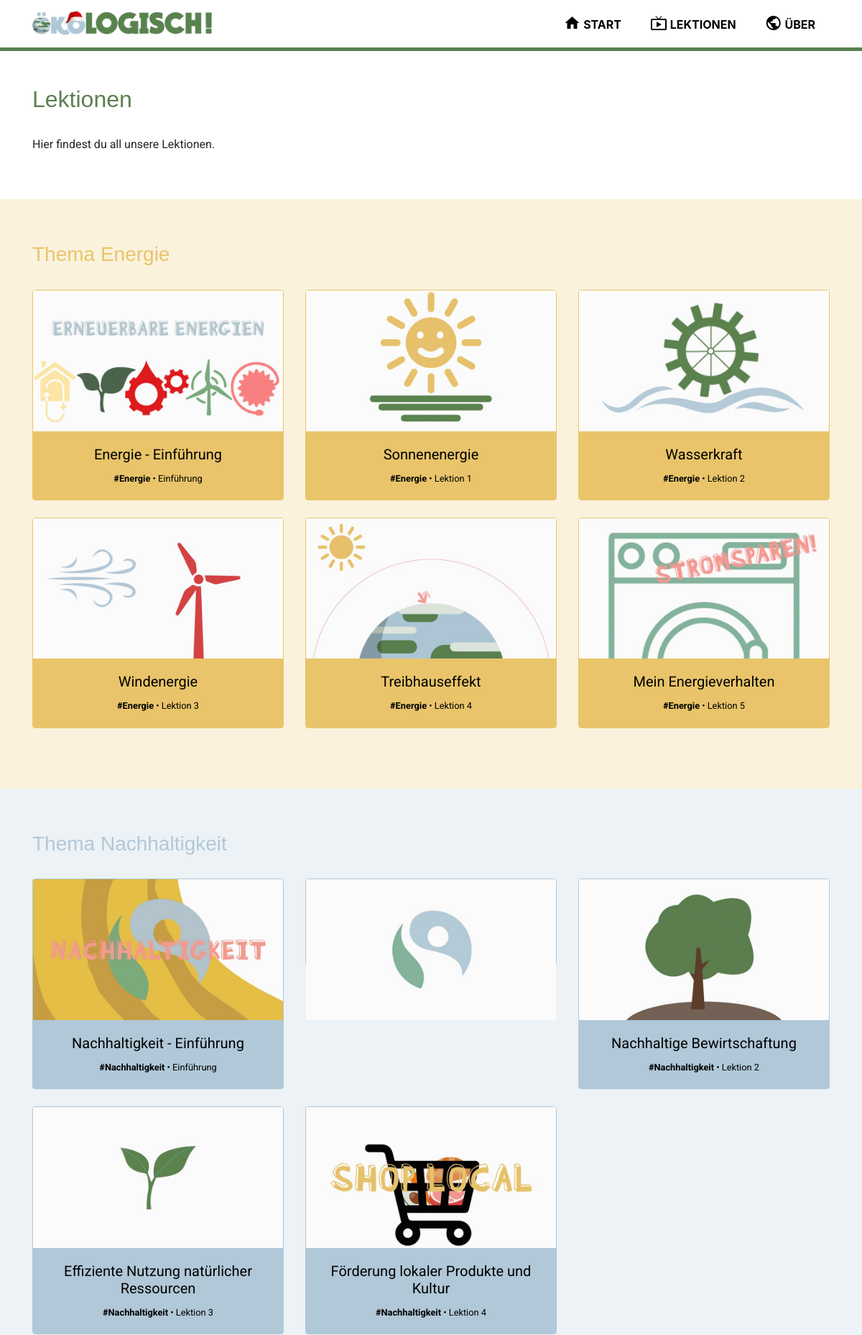
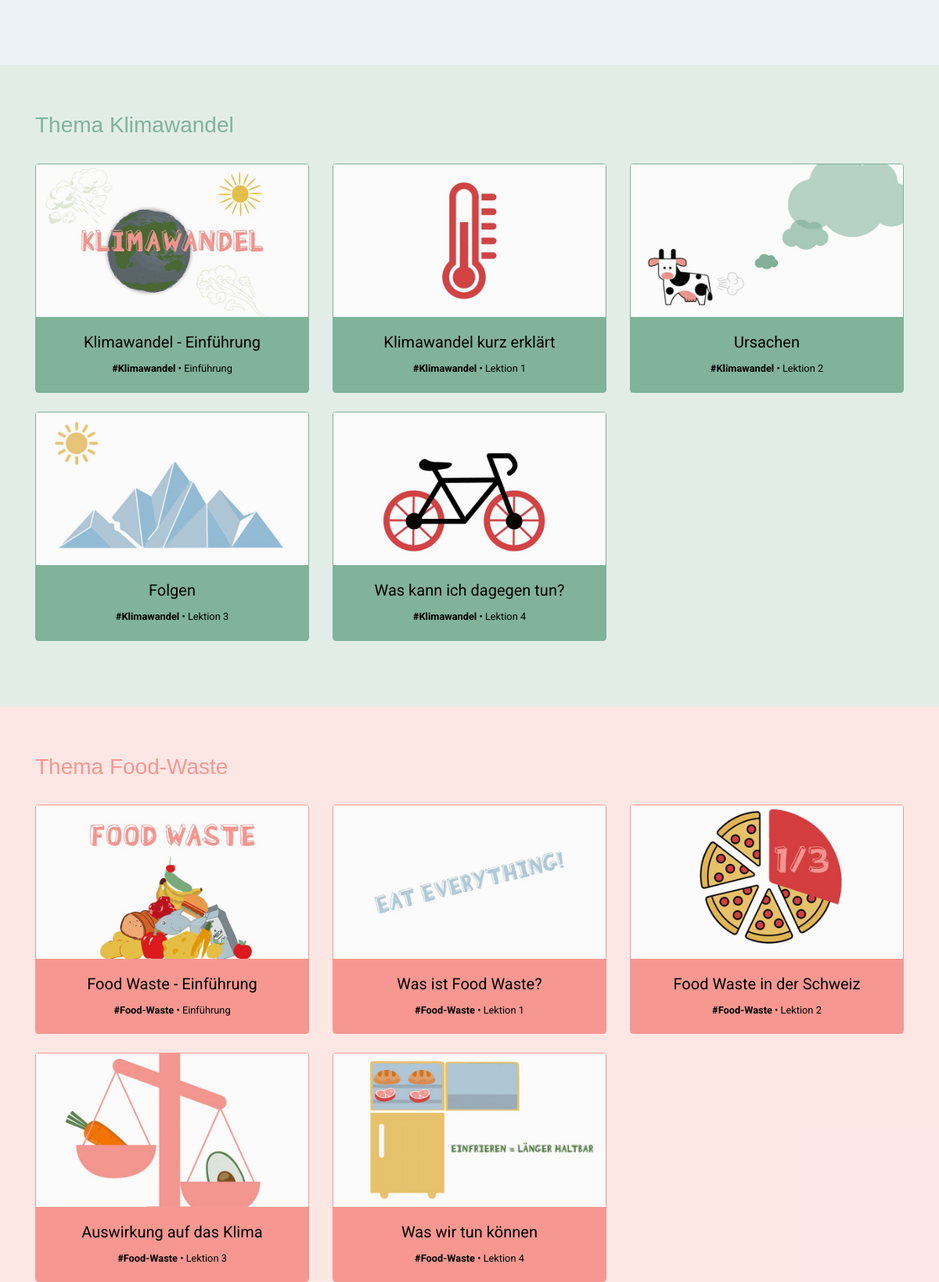
Page /lessons.php (upper part) on the committed database (2 pictures, top to bottom).
### tables this page shows
CREATE TABLE `tbl_lesson` (
  `id` int(11) NOT NULL,
  `category_id` int(11) NOT NULL,
  `title` varchar(255) NOT NULL,
  `text` text NOT NULL,
  `img_url` text NOT NULL,
  `gif_url` varchar(255) NOT NULL,
  `gif_url_static` varchar(255) NOT NULL,
  `video_url` varchar(255) NOT NULL,
  `top_lesson` tinyint(1) NOT NULL,
  `lesson_nr` int(3) NOT NULL,
  `important` text NOT NULL,
  `einfuerung` tinyint(1) NOT NULL,
  `lernziele` text NOT NULL,
  `groeste_probleme` text NOT NULL
);

CREATE TABLE `tbl_category` (
  `id` int(11) NOT NULL,
  `title` varchar(255) NOT NULL,
  `text` text NOT NULL,
  `img_url` varchar(255) NOT NULL
);

### data/data.php (called while the page is built, shortened)
<?php
function get_db_connection()
{
	global $db_host, $db_name, $db_user, $db_pass, $db_charset;
	$dsn = "mysql:host=$db_host;dbname=$db_name;charset=$db_charset";
	$options = [
		PDO::ATTR_ERRMODE            => PDO::ERRMODE_EXCEPTION,
		PDO::ATTR_DEFAULT_FETCH_MODE => PDO::FETCH_ASSOC,
		PDO::ATTR_EMULATE_PREPARES   => false
	];
	try {
		$db = new PDO($dsn, $db_user, $db_pass, $options);
	} catch (\PDOException $e) {
		throw new \PDOException($e->getMessage(), (int)$e->getCode());
	}
	return $db;
}
function get_all_lessons_by_cat_id($id)
{
	$db = get_db_connection();
	$sql = "SELECT * FROM tbl_lesson  WHERE category_id = $id;";
	$result = $db->query($sql);
	return $result->fetchAll();
}
function get_category_by_id($id)
{
	$db = get_db_connection();
	$sql = "SELECT * FROM tbl_category WHERE id = $id;";
	$result = $db->query($sql);
	$row = $result->fetch();
	return $row;
}

### lessons.php (the view, shortened to what this page needs)
<?php
require_once('data/data.php');
$energy_id = 1;
$sustainability_id = 2;
$climate_id = 3;
$food_waste_id = 4;
$energy_lessons = get_all_lessons_by_cat_id($energy_id);
$sustainability_lessons = get_all_lessons_by_cat_id($sustainability_id);
$climate_lessons = get_all_lessons_by_cat_id($climate_id);
$food_waste_lessons = get_all_lessons_by_cat_id($food_waste_id);
?>
<?php require_once('templates/head.php'); ?>
<?php require_once('templates/navbar.php'); ?>
<section class="container lessons my-5">
    <h2 class="pb-4">Lektionen</h2>
    <p>Hier findest du all unsere Lektionen.</p>
</section>
<section class="energy-section container-fluid">
    <article class="container">
        <a href="category?id=1">
            <h3 class="pb-4 energie">Thema Energie</h3>
        </a>
        <div class="row">
            <?php
            foreach ($energy_lessons as $lesson) {
                $category =  get_category_by_id($lesson['category_id']);
            ?>
                <div class="col-lg-4 col-md-6 col-sm-12 mb-4">
                    <?php
                    if ($lesson['einfuerung'] == 1) {
                        echo '<a class="link-title" href="intro?id=' . $lesson["id"] . '">';
                    } else {
                        echo '<a class="link-title" href="lesson?id=' . $lesson["id"] . '">';
                    }
                    ?>
                    <div class="card <?php echo strtolower($category['title']); ?>">
                        <img src="<?php echo $lesson['gif_url_static'] ?>" class="card-img-top gif_static">
                        <div class="card-body">
                            <h5 class="card-title text-center"><?php echo $lesson['title'] ?></h5>
                            <p class="card-text small text-center">
                                <b><a href="category?id=<?php echo $lesson['category_id']; ?>">
                                        <?php echo "#" . $category['title']; ?>
                                    </a></b>
                                •
                                <?php
                                if ($lesson['einfuerung'] == 1) {
                                    echo "Einführung ";
                                } else {
                                    echo "Lektion ";
                                    echo $lesson['lesson_nr'];
                                }
                                ?></p>
                        </div>
                    </div>
                    </a>
                </div>
            <?php } ?>
        </div>
    </article>
</section>
<section class="sustainability-section container-fluid">
    <article class="container">
        <a href="category?id=2">
            <h3 class="pb-4 nachhaltigkeit">Thema Nachhaltigkeit</h3>
        </a>
        <div class="row">
            <?php
            foreach ($sustainability_lessons as $lesson) {
                $category =  get_category_by_id($lesson['category_id']);
            ?>
                <div class="col-lg-4 col-md-6 col-sm-12 mb-4">
                    <?php
                    if ($lesson['einfuerung'] == 1) {
                        echo '<a class="link-title" href="intro?id=' . $lesson["id"] . '">';
                    } else {
                        echo '<a class="link-title" href="lesson?id=' . $lesson["id"] . '">';
                    }
                    ?>
                    <div class="card <?php echo strtolower($category['title']); ?>">
                        <img src="<?php echo $lesson['gif_url_static'] ?>" class="card-img-top gif_static">
                        <div class="card-body">
                            <h5 class="card-title text-center"><?php echo $lesson['title'] ?></h5>
                            <p class="card-text small text-center">
                                <b><a href="category?id=<?php echo $lesson['category_id']; ?>">
                                        <?php echo "#" . $category['title']; ?>
                                    </a></b>
                                •
                                <?php
                                if ($lesson['einfuerung'] == 1) {
                                    echo "Einführung ";
                                } else {
                                    echo "Lektion ";
                                    echo $lesson['lesson_nr'];
                                }
                                ?></p>
                        </div>
                    </div>
                    </a>
                </div>
            <?php } ?>
        </div>
    </article>
</section>
<section class="climate-section container-fluid">
    <article class="container">
        <a href="category?id=3">
            <h3 class="pb-4 klimawandel">Thema Klimawandel</h3>
        </a>
        <div class="row">
            <?php
            foreach ($climate_lessons as $lesson) {
                $category =  get_category_by_id($lesson['category_id']);
            ?>
                <div class="col-lg-4 col-md-6 col-sm-12 mb-4">
                    <?php
                    if ($lesson['einfuerung'] == 1) {
                        echo '<a class="link-title" href="intro?id=' . $lesson["id"] . '">';
                    } else {
                        echo '<a class="link-title" href="lesson?id=' . $lesson["id"] . '">';
                    }
                    ?>
                    <div class="card <?php echo strtolower($category['title']); ?>">
                        <img src="<?php echo $lesson['gif_url_static'] ?>" class="card-img-top gif_static">
                        <div class="card-body">
                            <h5 class="card-title text-center"><?php echo $lesson['title'] ?></h5>
                            <p class="card-text small text-center">
                                <b><a href="category?id=<?php echo $lesson['category_id']; ?>">
                                        <?php echo "#" . $category['title']; ?>
                                    </a></b>
                                •
                                <?php
                                if ($lesson['einfuerung'] == 1) {
                                    echo "Einführung ";
                                } else {
                                    echo "Lektion ";
                                    echo $lesson['lesson_nr'];
                                }
                                ?></p>
                        </div>
                    </div>
                    </a>
                </div>
            <?php } ?>
        </div>
    </article>
</section>
<section class="food-waste-section container-fluid">
    <article class="container">
        <a href="category?id=4">
            <h3 class="pb-4 food-waste">Thema Food-Waste</h3>
        </a>
        <div class="row">
            <?php
            foreach ($food_waste_lessons as $lesson) {
                $category =  get_category_by_id($lesson['category_id']);
            ?>
                <div class="col-lg-4 col-md-6 col-sm-12 mb-4">
                    <?php
                    if ($lesson['einfuerung'] == 1) {
                        echo '<a class="link-title" href="intro?id=' . $lesson["id"] . '">';
                    } else {
                        echo '<a class="link-title" href="lesson?id=' . $lesson["id"] . '">';
                    }
                    ?>
                    <div class="card <?php echo strtolower($category['title']); ?>">
                        <img src="<?php echo $lesson['gif_url_static'] ?>" class="card-img-top gif_static">
                        <div class="card-body">
                            <h5 class="card-title text-center"><?php echo $lesson['title'] ?></h5>
                            <p class="card-text small text-center">
                                <b><a href="category?id=<?php echo $lesson['category_id']; ?>">
                                        <?php echo "#" . $category['title']; ?>
                                    </a></b>
                                •
                                <?php
                                if ($lesson['einfuerung'] == 1) {
                                    echo "Einführung ";
                                } else {
                                    echo "Lektion ";
                                    echo $lesson['lesson_nr'];
                                }
                                ?></p>
                        </div>
                    </div>
                    </a>
                </div>
            <?php } ?>
        </div>
    </article>
</section>
<?php require_once('templates/footer.php'); ?>

### rows in the picture
tbl_lesson: gif_url_static (picture), title "Energie - Einführung", category.title "Energie", einfuerung "Einführung"
tbl_lesson: gif_url_static (picture), title "Sonnenenergie", category.title "Energie", lesson_nr "1"
tbl_lesson: gif_url_static (picture), title "Wasserkraft", category.title "Energie", lesson_nr "2"
tbl_lesson: gif_url_static (picture), title "Windenergie", category.title "Energie", lesson_nr "3"
tbl_lesson: gif_url_static (picture), title "Treibhauseffekt", category.title "Energie", lesson_nr "4"
tbl_lesson: gif_url_static (picture), title "Mein Energieverhalten", category.title "Energie", lesson_nr "5"
tbl_lesson: gif_url_static (picture), title "Nachhaltigkeit - Einführung", category.title "Nachhaltigkeit", einfuerung "Einführung"
tbl_lesson: gif_url_static (picture)
tbl_lesson: gif_url_static (picture), title "Nachhaltige Bewirtschaftung", category.title "Nachhaltigkeit", lesson_nr "2"
tbl_lesson: gif_url_static (picture), title "Effiziente Nutzung natürlicher Ressourcen", category.title "Nachhaltigkeit", lesson_nr "3"
tbl_lesson: gif_url_static (picture), title "Förderung lokaler Produkte und Kultur", category.title "Nachhaltigkeit", lesson_nr "4"
tbl_lesson: gif_url_static (picture), title "Klimawandel - Einführung", category.title "Klimawandel", einfuerung "Einführung"
tbl_lesson: gif_url_static (picture), title "Klimawandel kurz erklärt", category.title "Klimawandel", lesson_nr "1"
tbl_lesson: gif_url_static (picture), title "Ursachen", category.title "Klimawandel", lesson_nr "2"
tbl_lesson: gif_url_static (picture), title "Folgen", category.title "Klimawandel", lesson_nr "3"
tbl_lesson: gif_url_static (picture), title "Was kann ich dagegen tun?", category.title "Klimawandel", lesson_nr "4"
tbl_lesson: gif_url_static (picture), title "Food Waste - Einführung", category.title "Food-Waste", einfuerung "Einführung"
tbl_lesson: gif_url_static (picture), title "Was ist Food Waste?", category.title "Food-Waste", lesson_nr "1"
tbl_lesson: gif_url_static (picture), title "Food Waste in der Schweiz", category.title "Food-Waste", lesson_nr "2"
tbl_lesson: gif_url_static (picture), title "Auswirkung auf das Klima", category.title "Food-Waste", lesson_nr "3"
tbl_lesson: gif_url_static (picture), title "Was wir tun können", category.title "Food-Waste", lesson_nr "4"
